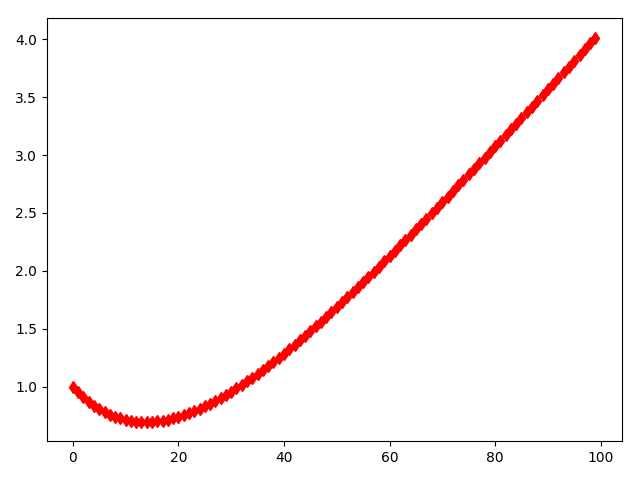

Write the Python code that produced this figure.
import numpy as np
import matplotlib.pyplot as pl
from scipy.integrate import odeint


#definisce una funzione e calcola la derivata
def dy_dx(y,x):
    return x-y

xs= np.linspace(0,5,100)
yo= 1.0      #calcola la condizione iniziale
ys= odeint(dy_dx,yo,xs)
pl.plot(ys)
pl.plot(xs-1+2*np.exp(-xs),'dr')

pl.show()
